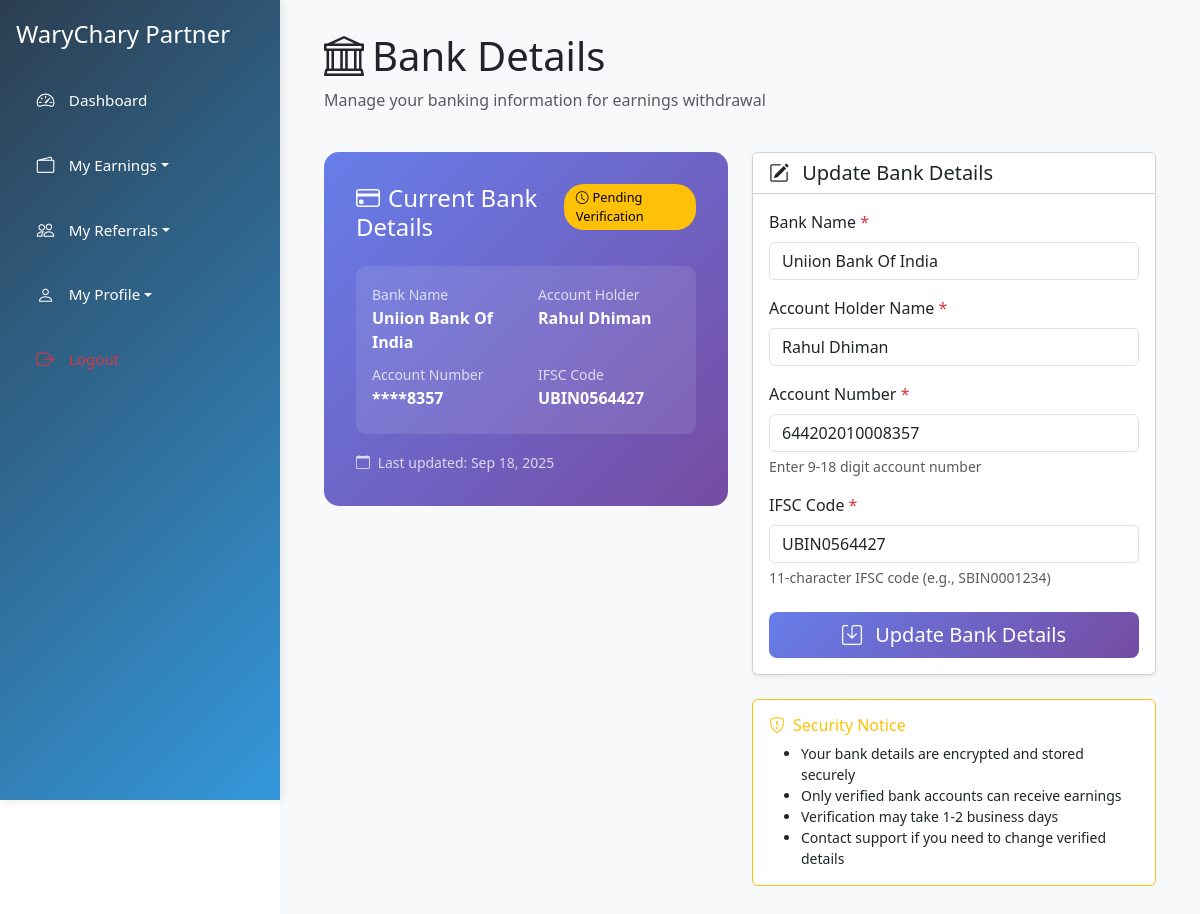
Page /senior-partner/profile/bank-details.php (signed in) on the committed database.
### tables this page shows
CREATE TABLE IF NOT EXISTS `bank_details` (
  `id` int NOT NULL AUTO_INCREMENT,
  `partner_id` int NOT NULL,
  `bank_name` varchar(255) NOT NULL,
  `account_number` varchar(50) NOT NULL,
  `ifsc_code` varchar(20) NOT NULL,
  `account_holder_name` varchar(255) NOT NULL,
  `is_verified` tinyint(1) DEFAULT '0',
  `created_at` timestamp NULL DEFAULT CURRENT_TIMESTAMP,
  `updated_at` timestamp NULL DEFAULT CURRENT_TIMESTAMP ON UPDATE CURRENT_TIMESTAMP,
  PRIMARY KEY (`id`),
  KEY `partner_id` (`partner_id`)
);

### senior-partner/profile/bank-details.php (the view, shortened to what this page needs)
<?php
$db = new Database();
$conn = $db->getConnection();
$senior_partner_id = $_SESSION['senior_partner_id'];
$bank_details = null;
try {
    $stmt = $conn->prepare("SELECT * FROM bank_details WHERE partner_id = ?");
    $stmt->execute([$senior_partner_id]);
    $bank_details = $stmt->fetch(PDO::FETCH_ASSOC);
} catch (PDOException $e) {
    error_log("Error fetching bank details: " . $e->getMessage());
}
?>
<!DOCTYPE html>
<html lang="en">
<head>
    <link href="https://cdn.jsdelivr.net/npm/bootstrap@5.3.0/dist/css/bootstrap.min.css" rel="stylesheet">
    <link href="https://cdn.jsdelivr.net/npm/bootstrap-icons@1.10.0/font/bootstrap-icons.css" rel="stylesheet">
    <link href="../assets/css/senior-partner-style.css" rel="stylesheet">
</head>
<body>
    <?php include '../sidebar.php'; ?>
    <div class="main-content">
        <div class="container-fluid">
            <div class="row mb-4">
                <div class="col-12">
                    <div class="content-header">
                        <h1 class="mb-2"><i class="bi bi-bank me-2"></i>Bank Details</h1>
                        <p class="text-muted">Manage your banking information for earnings withdrawal</p>
                    </div>
                </div>
            </div>
            <div class="row">
                <?php if ($bank_details): ?>
                <div class="col-lg-6 mb-4">
                    <div class="bank-card">
                        <div class="d-flex justify-content-between align-items-start mb-3">
                            <h4><i class="bi bi-credit-card me-2"></i>Current Bank Details</h4>
                            <?php if ($bank_details['is_verified']): ?>
                                <span class="verification-badge">
                                    <i class="bi bi-check-circle me-1"></i>Verified
                                </span>
                            <?php else: ?>
                                <span class="pending-badge">
                                    <i class="bi bi-clock me-1"></i>Pending Verification
                                </span>
                            <?php endif; ?>
                        </div>
                        <div class="bank-info">
                            <div class="row">
                                <div class="col-sm-6 mb-2">
                                    <small class="opacity-75">Bank Name</small>
                                    <div class="fw-bold"><?php echo htmlspecialchars($bank_details['bank_name']); ?></div>
                                </div>
                                <div class="col-sm-6 mb-2">
                                    <small class="opacity-75">Account Holder</small>
                                    <div class="fw-bold"><?php echo htmlspecialchars($bank_details['account_holder_name']); ?></div>
                                </div>
                                <div class="col-sm-6 mb-2">
                                    <small class="opacity-75">Account Number</small>
                                    <div class="fw-bold">****<?php echo substr($bank_details['account_number'], -4); ?></div>
                                </div>
                                <div class="col-sm-6 mb-2">
                                    <small class="opacity-75">IFSC Code</small>
                                    <div class="fw-bold"><?php echo htmlspecialchars($bank_details['ifsc_code']); ?></div>
                                </div>
                            </div>
                        </div>
                        <div class="mt-3">
                            <small class="opacity-75">
                                <i class="bi bi-calendar me-1"></i>
                                Last updated: <?php echo date('M d, Y', strtotime($bank_details['updated_at'])); ?>
                            </small>
                        </div>
                    </div>
                </div>
                <?php endif; ?>
                <div class="col-lg-6">
                    <div class="card shadow-sm">
                        <div class="card-header bg-white">
                            <h5 class="mb-0">
                                <i class="bi bi-pencil-square me-2"></i>
                                <?php echo $bank_details ? 'Update Bank Details' : 'Add Bank Details'; ?>
                            </h5>
                        </div>
                        <div class="card-body">
                            <form method="POST" id="bankDetailsForm">
                                <div class="mb-3">
                                    <label for="bank_name" class="form-label">Bank Name <span class="text-danger">*</span></label>
                                    <input type="text" class="form-control" id="bank_name" name="bank_name"
                                           value="<?php echo $bank_details ? htmlspecialchars($bank_details['bank_name']) : ''; ?>"
                                           required placeholder="e.g., State Bank of India">
                                </div>
                                <div class="mb-3">
                                    <label for="account_holder_name" class="form-label">Account Holder Name <span class="text-danger">*</span></label>
                                    <input type="text" class="form-control" id="account_holder_name" name="account_holder_name"
                                           value="<?php echo $bank_details ? htmlspecialchars($bank_details['account_holder_name']) : ''; ?>"
                                           required placeholder="Full name as per bank records">
                                </div>
                                <div class="mb-3">
                                    <label for="account_number" class="form-label">Account Number <span class="text-danger">*</span></label>
                                    <input type="text" class="form-control" id="account_number" name="account_number"
                                           value="<?php echo $bank_details ? htmlspecialchars($bank_details['account_number']) : ''; ?>"
                                           required placeholder="Enter your account number" pattern="[0-9]{9,18}">
                                    <div class="form-text">Enter 9-18 digit account number</div>
                                </div>
                                <div class="mb-4">
                                    <label for="ifsc_code" class="form-label">IFSC Code <span class="text-danger">*</span></label>
                                    <input type="text" class="form-control" id="ifsc_code" name="ifsc_code"
                                           value="<?php echo $bank_details ? htmlspecialchars($bank_details['ifsc_code']) : ''; ?>"
                                           required placeholder="e.g., SBIN0001234" pattern="[A-Z]{4}0[A-Z0-9]{6}"
                                           style="text-transform: uppercase;">
                                    <div class="form-text">11-character IFSC code (e.g., SBIN0001234)</div>
                                </div>
                                <div class="d-grid">
                                    <button type="submit" class="btn btn-primary btn-lg">
                                        <i class="bi bi-save me-2"></i>
                                        <?php echo $bank_details ? 'Update Bank Details' : 'Save Bank Details'; ?>
                                    </button>
                                </div>
                            </form>
                        </div>
                    </div>
                    <div class="card mt-4 border-warning">
                        <div class="card-body">
                            <h6 class="card-title text-warning">
                                <i class="bi bi-shield-exclamation me-2"></i>Security Notice
                            </h6>
                            <ul class="mb-0 small">
                                <li>Your bank details are encrypted and stored securely</li>
                                <li>Only verified bank accounts can receive earnings</li>
                                <li>Verification may take 1-2 business days</li>
                                <li>Contact support if you need to change verified details</li>
                            </ul>
                        </div>
                    </div>
                </div>
            </div>
        </div>
    </div>
</body>
</html>

### senior-partner/assets/css/senior-partner-style.css (style rules this page uses)
:root { --primary-color: #ffffff; --secondary-color: #2c3e50; --accent-color: #3498db; --text-color: #000000; --gray-light: #f8f9fa; --gray-medium: #6c757d; --transition-speed: 0.3s; --sidebar-width: 280px; --sidebar-collapsed-width: 70px; }
.main-content { margin-left: var(--sidebar-width); padding: 2rem; transition: all var(--transition-speed); background-color: var(--gray-light); min-height: 100vh; }

### senior-partner/profile/bank-details.php (style rules this page uses)
.bank-card { background: linear-gradient(135deg, #667eea 0%, #764ba2 100%); border-radius: 15px; color: white; padding: 2rem; margin-bottom: 2rem; }
.bank-info { background: rgba(255, 255, 255, 0.1); border-radius: 10px; padding: 1rem; margin-top: 1rem; }
.btn-primary { background: linear-gradient(135deg, #667eea 0%, #764ba2 100%); border: none; }
.pending-badge { background: #ffc107; color: #000; padding: 0.25rem 0.75rem; border-radius: 20px; font-size: 0.8rem; }

### rows in the picture
bank_details: bank_name "Uniion Bank Of India", account_holder_name "Rahul Dhiman", account_number "8357", ifsc_code "UBIN0564427", updated_at "Sep 18, 2025", account_number "644202010008357"
